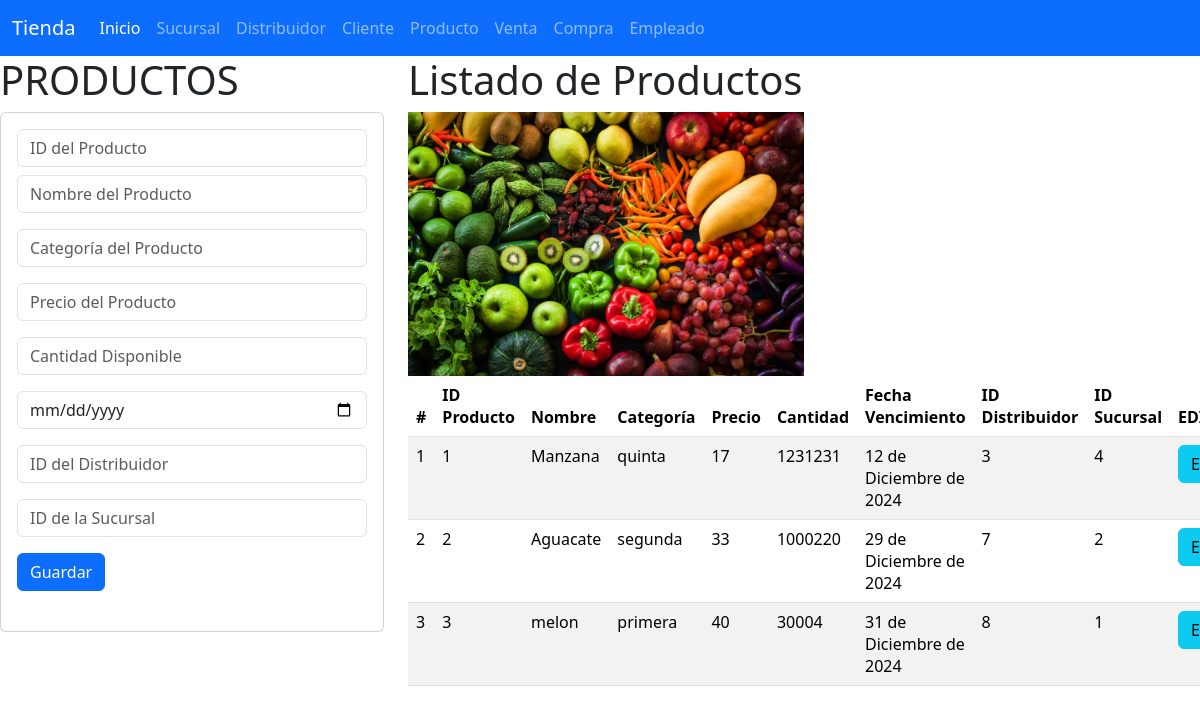
The page /productos on the database its author committed.
### producto_app/models.py (models this page shows)
class Producto(models.Model):
    id_producto = models.IntegerField(null=False, primary_key=True)
    nombre = models.CharField(max_length=100, null=False)
    categoria = models.CharField(max_length=100,null=False)
    precio = models.IntegerField(null=False)
    cantidad_disponible = models.IntegerField(null=False)
    fecha_vencimiento = models.DateField(null=False)
    id_distribuidor = models.IntegerField(null=False)
    id_sucursal= models.IntegerField(null=False)

### producto_app/views.py (the view)
# urls.py: path("productos", views.inicio_vistaProductos, name="productos"),
def inicio_vistaProductos(request):
    losProductos = Producto.objects.all()
    return render(request, "gestionarProductos.html", {"misProductos": losProductos})

### producto_app/templates/gestionarProductos.html (shortened to what this page needs)
{% extends "base.html" %}
{% load static %}
{% block cuerpo %}
<div class="row">
    <div class="col-sm-12 col-md-4 col-lg-4 col-xl-4">
        <h1> PRODUCTOS </h1>
        <div class="card">
            <div class="card-body">
                <form action="/registrarProducto/" method="POST"> {% csrf_token %}
                    <div class="form-group">
                        <input type="number" id="numID_producto" name="numID_producto" class="form-control"
                            placeholder="ID del Producto" required>
                    </div>
                    <div class="form-group py-2">
                        <input type="text" id="txtNombre" name="txtNombre" class="form-control"
                            placeholder="Nombre del Producto" required>
                    </div>
                    <div class="form-group py-2">
                        <input type="text" id="txtCategoria" name="txtCategoria" class="form-control"
                            placeholder="Categoría del Producto" required>
                    </div>
                    <div class="form-group py-2">
                        <input type="number" id="numPrecio" name="numPrecio" class="form-control"
                            placeholder="Precio del Producto" required>
                    </div>
                    <div class="form-group py-2">
                        <input type="number" id="numCantidad" name="numCantidad" class="form-control"
                            placeholder="Cantidad Disponible" required>
                    </div>
                    <div class="form-group py-2">
                        <input type="date" id="fechaVencimiento" name="fechaVencimiento" class="form-control"
                            required>
                    </div>
                    <div class="form-group py-2">
                        <input type="number" id="numID_distribuidor" name="numID_distribuidor" class="form-control"
                            placeholder="ID del Distribuidor" required>
                    </div>
                    <div class="form-group py-2">
                        <input type="number" id="numID_sucursal" name="numID_sucursal" class="form-control"
                            placeholder="ID de la Sucursal" required>
                    </div>
                    <div class="form-group py-2">
                        <button type="submit" class="btn btn-primary">Guardar</button>
                    </div>
                </form>
            </div>
        </div>
    </div>
    <div class="col-md-8">
        <h1>Listado de Productos</h1>
        <img class="w-50" src="{% static  'img/producto.jpeg' %}" alt="distribuidor" width="200" height="auto">
        <div class="table-responsive">
            <table class="table table-striped">
                <thead>
                    <tr>
                        <th>#</th>
                        <th>ID Producto</th>
                        <th>Nombre</th>
                        <th>Categoría</th>
                        <th>Precio</th>
                        <th>Cantidad</th>
                        <th>Fecha Vencimiento</th>
                        <th>ID Distribuidor</th>
                        <th>ID Sucursal</th>
                        <th colspan="2">EDITAR - BORRAR</th>
                    </tr>
                </thead>
                <tbody>
                    {% for p in misProductos %}
                        <tr>
                            <td>{{ forloop.counter }}</td>
                            <td>{{ p.id_producto }}</td>
                            <td>{{ p.nombre }}</td>
                            <td>{{ p.categoria }}</td>
                            <td>{{ p.precio }}</td>
                            <td>{{ p.cantidad_disponible }}</td>
                            <td>{{ p.fecha_vencimiento }}</td>
                            <td>{{ p.id_distribuidor }}</td>
                            <td>{{ p.id_sucursal }}</td>
                            <td><a href="seleccionarProducto/{{ p.id_producto }}" class="btn btn-info">Editar</a></td>
                        </tr>
                    {% endfor %}
                </tbody>
            </table>
        </div>
    </div>
</div>
{% endblock %}

### rows shown on the page
Producto: id_producto "1", nombre "Manzana", categoria "quinta", precio "17", cantidad_disponible "1231231", fecha_vencimiento "12 de Diciembre de 2024", id_distribuidor "3", id_sucursal "4"
Producto: id_producto "2", nombre "Aguacate", categoria "segunda", precio "33", cantidad_disponible "1000220", fecha_vencimiento "29 de Diciembre de 2024", id_distribuidor "7", id_sucursal "2"
Producto: id_producto "3", nombre "melon", categoria "primera", precio "40", cantidad_disponible "30004", fecha_vencimiento "31 de Diciembre de 2024", id_distribuidor "8", id_sucursal "1"
